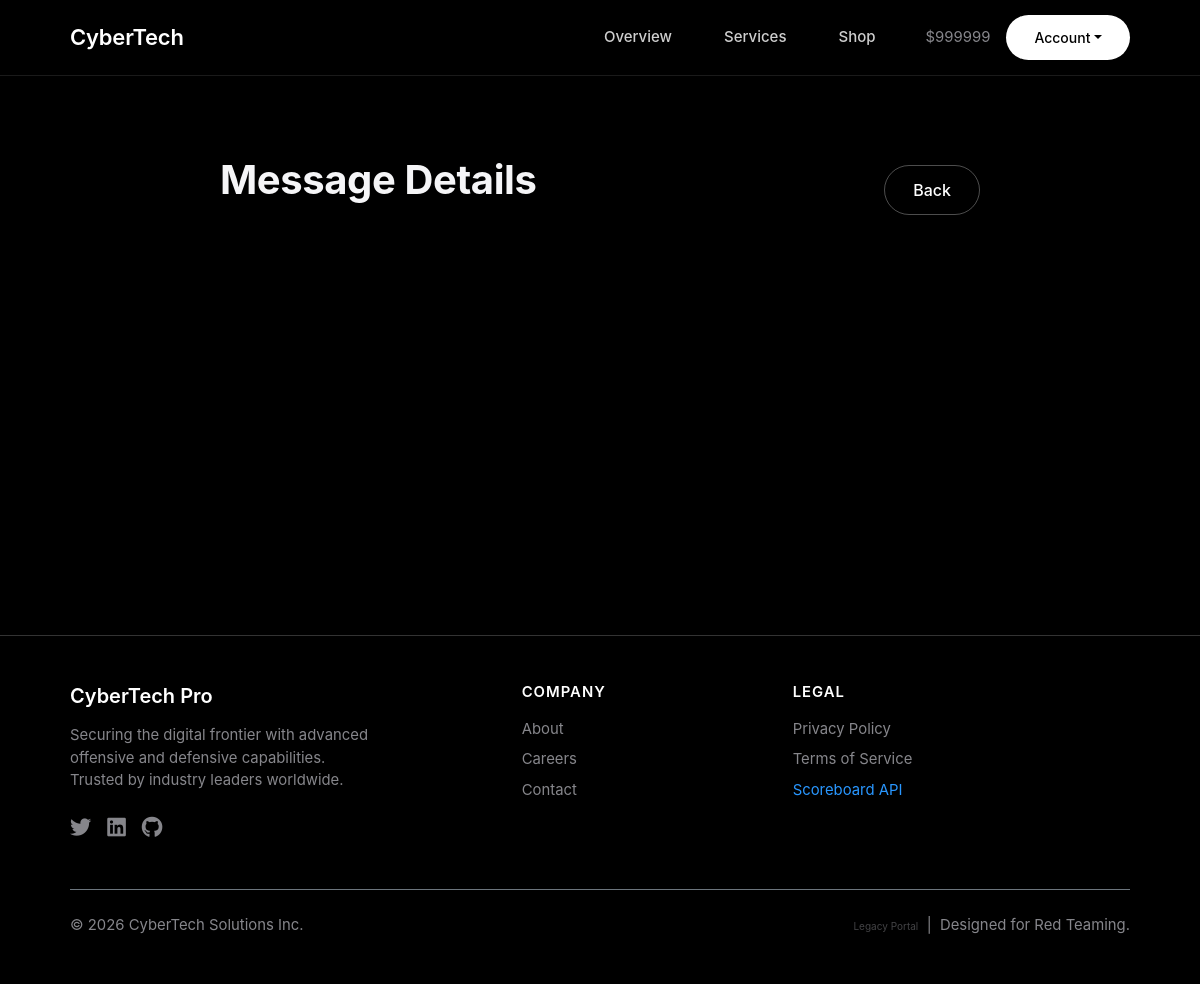
The page /challenge/view_message.php?id=2 (signed in) on the database as committed earlier.
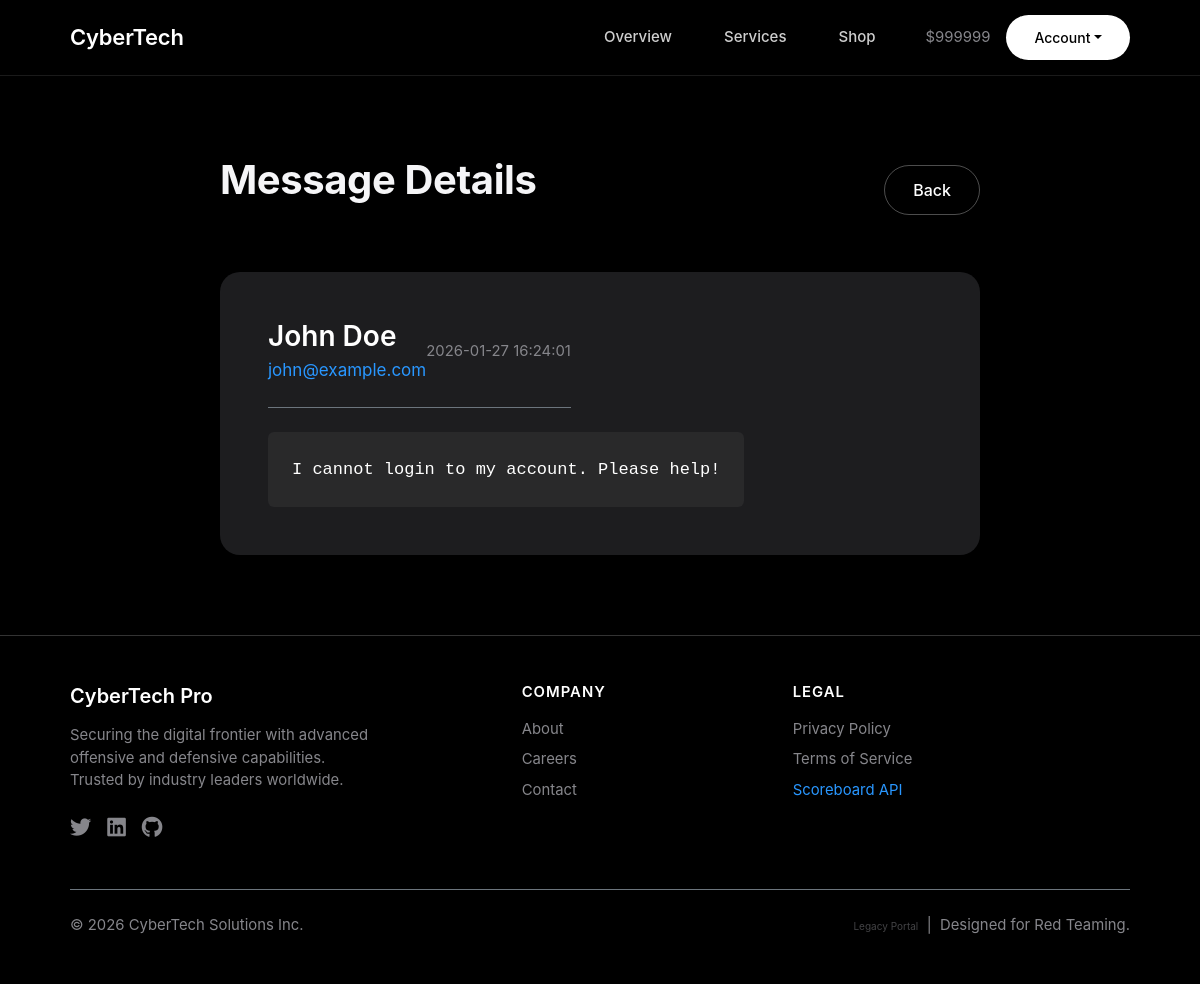
The same page on the database as committed later.
### tables this page shows
CREATE TABLE users (
    id INT AUTO_INCREMENT PRIMARY KEY,
    username VARCHAR(50) NOT NULL UNIQUE,
    password VARCHAR(255) NOT NULL,
    email VARCHAR(100),
    role VARCHAR(20) DEFAULT 'user',
    credits INT DEFAULT 100,
    created_at TIMESTAMP DEFAULT CURRENT_TIMESTAMP
);

CREATE TABLE messages (
    id INT AUTO_INCREMENT PRIMARY KEY,
    user_id INT,
    name VARCHAR(100),
    email VARCHAR(100),
    message TEXT,
    is_private BOOLEAN DEFAULT FALSE,
    created_at TIMESTAMP DEFAULT CURRENT_TIMESTAMP
);

### challenge/includes/config.php (called while the page is built, shortened)
<?php
$db_host = getenv('DB_HOST') ? getenv('DB_HOST') : "localhost";
$db_user = "redteam_user";
$db_pass = "root";
$db_name = "cybertech_db";
$conn = mysqli_connect($db_host, $db_user, $db_pass, $db_name);
if (!function_exists('getUserCredits')) {
    function getUserCredits($user_id)
    {
        global $conn;
        $query = "SELECT credits FROM users WHERE id = $user_id";
        $result = mysqli_query($conn, $query);
        $row = mysqli_fetch_assoc($result);
        return $row['credits'];
    }
}
?>

### challenge/view_message.php (the view, shortened to what this page needs)
<?php
include 'includes/config.php';
$message_data = null;
if (isset($_GET['id'])) {
    $msg_id = $_GET['id'];
    $query = "SELECT * FROM messages WHERE id = $msg_id";
    $result = mysqli_query($conn, $query);
    $message_data = mysqli_fetch_assoc($result);
}
include 'includes/header.php';
?>
<div class="section-padding">
    <div class="container-custom" style="max-width: 800px;">
        <div class="d-flex justify-content-between align-items-center mb-5">
            <h2>Message Details</h2>
            <a href="contact.php" class="btn btn-outline">Back</a>
        </div>
        <?php if ($message_data): ?>
            <div class="bento-card p-5">
                <div class="d-flex justify-content-between align-items-center mb-4 border-bottom border-secondary pb-4">
                    <div>
                        <h3 class="mb-1 text-white"><?php echo htmlspecialchars($message_data['name']); ?></h3>
                        <p class="text-accent mb-0"><?php echo htmlspecialchars($message_data['email']); ?></p>
                    </div>
                    <span class="text-secondary small"><?php echo $message_data['created_at']; ?></span>
                </div>
                <div class="p-4 rounded" style="background: rgba(255,255,255,0.05);">
                    <p class="mb-0 text-white" style="font-family: monospace; line-height: 1.6;">
                        <?php echo nl2br(htmlspecialchars($message_data['message'])); ?>
                    </p>
                </div>
            </div>
        <?php else: ?>
            <div class="text-center py-5">
                <p class="text-secondary">Please select a message to view.</p>
            </div>
        <?php endif; ?>
    </div>
</div>
<?php include 'includes/footer.php'; ?>

### challenge/includes/header.php (shortened to what this page needs)
<!DOCTYPE html>
<html lang="en">
<head>
    <link href="https://cdn.jsdelivr.net/npm/bootstrap@5.3.0/dist/css/bootstrap.min.css" rel="stylesheet">
    <link href="https://cdnjs.cloudflare.com/ajax/libs/font-awesome/6.0.0/css/all.min.css" rel="stylesheet">
    <link href="css/style.css" rel="stylesheet">
</head>
<body>
    <nav class="navbar navbar-expand-lg sticky-top">
        <div class="container-custom w-100 d-flex justify-content-between align-items-center">
            <a class="navbar-brand" href="index.php">CyberTech</a>
            <div class="collapse navbar-collapse flex-grow-0" id="navbarNav">
                <ul class="navbar-nav gap-3 align-items-center">
                    <li class="nav-item"><a class="nav-link" href="index.php">Overview</a></li>
                    <li class="nav-item"><a class="nav-link" href="services.php">Services</a></li>
                    <li class="nav-item"><a class="nav-link" href="shop.php">Shop</a></li>
                    <?php if (isset($_SESSION['user_id'])):
                        $my_credits = getUserCredits($_SESSION['user_id']);
                        ?>
                        <li class="nav-item d-flex align-items-center gap-3 ms-3">
                            <span class="text-secondary small">$<?php echo $my_credits; ?></span>
                            <div class="dropdown">
                                <a href="#" class="btn btn-primary btn-sm dropdown-toggle"
                                    data-bs-toggle="dropdown">Account</a>
                            </div>
                        </li>
                    <?php endif; ?>
                </ul>
            </div>
        </div>
    </nav>

### challenge/includes/footer.php (shortened to what this page needs)
<footer class="mt-auto py-5" style="border-top: 1px solid #333; background-color: #000;">
    <div class="container-custom">
        <div class="row gy-4">
            <div class="col-md-5">
                <h5 class="text-white mb-3" style="font-weight: 600;">CyberTech Pro</h5>
                <p class="text-secondary small mb-4" style="max-width: 300px;">
                    Securing the digital frontier with advanced offensive and defensive capabilities. Trusted by
                    industry leaders worldwide.
                </p>
                <div class="d-flex gap-3">
                    <a href="#" class="text-secondary hover-white"><i class="fab fa-twitter fa-lg"></i></a>
                    <a href="#" class="text-secondary hover-white"><i class="fab fa-linkedin fa-lg"></i></a>
                    <a href="#" class="text-secondary hover-white"><i class="fab fa-github fa-lg"></i></a>
                </div>
            </div>
            <div class="col-md-3 col-6">
                <h6 class="text-white mb-3 text-uppercase small" style="letter-spacing: 1px;">Company</h6>
                <ul class="list-unstyled d-flex flex-column gap-2 small">
                    <li><a href="about.php" class="text-secondary text-decoration-none hover-white">About</a></li>
                    <li><a href="careers.php" class="text-secondary text-decoration-none hover-white">Careers</a></li>
                    <li><a href="contact.php" class="text-secondary text-decoration-none hover-white">Contact</a></li>
                </ul>
            </div>
            <div class="col-md-3 col-6">
                <h6 class="text-white mb-3 text-uppercase small" style="letter-spacing: 1px;">Legal</h6>
                <ul class="list-unstyled d-flex flex-column gap-2 small">
                    <li><a href="privacy.php" class="text-secondary text-decoration-none hover-white">Privacy Policy</a>
                    </li>
                    <li><a href="terms.php" class="text-secondary text-decoration-none hover-white">Terms of Service</a>
                    </li>
                    <li><a href="api/scoreboard.php" target="_blank" class="text-accent text-decoration-none">Scoreboard
                            API</a></li>
                </ul>
            </div>
        </div>
        <div class="border-top border-secondary mt-5 pt-4 d-flex justify-content-between flex-wrap gap-3">
            <small class="text-secondary">&copy; <?php echo date('Y'); ?> CyberTech Solutions Inc.</small>
            <small class="text-secondary">
                <a href="login_legacy.php" class="text-secondary text-decoration-none opacity-50"
                    style="font-size: 10px;">Legacy Portal</a>
                &nbsp;|&nbsp;
                Designed for Red Teaming.
            </small>
        </div>
    </div>
</footer>
</body>
</html>

### challenge/css/style.css (style rules this page uses)
*, *::before, *::after { box-sizing: border-box; margin: 0; padding: 0; }
:root { --bg-color: #000000; --text-primary: #F5F5F7; --text-secondary: #86868b; --accent-color: #2997ff; --surface-color: #1d1d1f; --border-color: #424245; }
body { background-color: var(--bg-color); color: var(--text-primary); font-family: -apple-system, BlinkMacSystemFont, "Segoe UI", Roboto, Helvetica, Arial, sans-serif; font-size: 17px; line-height: 1.5; -webkit-font-smoothing: antialiased; min-height: 100vh; display: flex; flex-direction: column; }
h1, h2, h3, h4, h5, h6 { color: var(--text-primary); font-weight: 600; margin-bottom: 0.5em; }
h2 { font-size: 40px; font-weight: 700; letter-spacing: -0.01em; }
h3 { font-size: 28px; font-weight: 600; }
.text-secondary { color: var(--text-secondary) !important; }
.text-white { color: #FFFFFF !important; }
.text-accent { color: var(--accent-color) !important; }
.navbar { background-color: rgba(0, 0, 0, 0.8) !important; backdrop-filter: blur(20px); -webkit-backdrop-filter: blur(20px); border-bottom: 1px solid rgba(255, 255, 255, 0.1); padding: 15px 0; }
.navbar-brand { font-size: 22px; font-weight: 600; color: #FFFFFF !important; letter-spacing: -0.01em; }
.nav-link { color: #cecece !important; font-size: 15px; font-weight: 500; margin: 0 10px; }
.btn { border-radius: 980px; font-weight: 500; padding: 12px 28px; transition: all 0.2s ease; }
.btn-primary { background-color: #FFFFFF; color: #000000; border: none; }
.btn-outline { background: transparent; border: 1px solid rgba(255, 255, 255, 0.3); color: #FFFFFF; }
.bento-card { background-color: var(--surface-color); padding: 30px; border-radius: 20px; height: 100%; display: flex; flex-direction: column; align-items: flex-start; transition: transform 0.3s ease; }
.container-custom { max-width: 1100px; margin: 0 auto; padding: 0 20px; }
.section-padding { padding: 80px 0; }
footer { border-top: 1px solid #333; padding: 40px 0; margin-top: auto; }

Rows that differ between the two databases and show on the page:
now on this page (row edited): messages: name "John Doe", email "john@example.com", created_at "2026-01-27 16:24:01", message "I cannot login to my account. Please help!"
